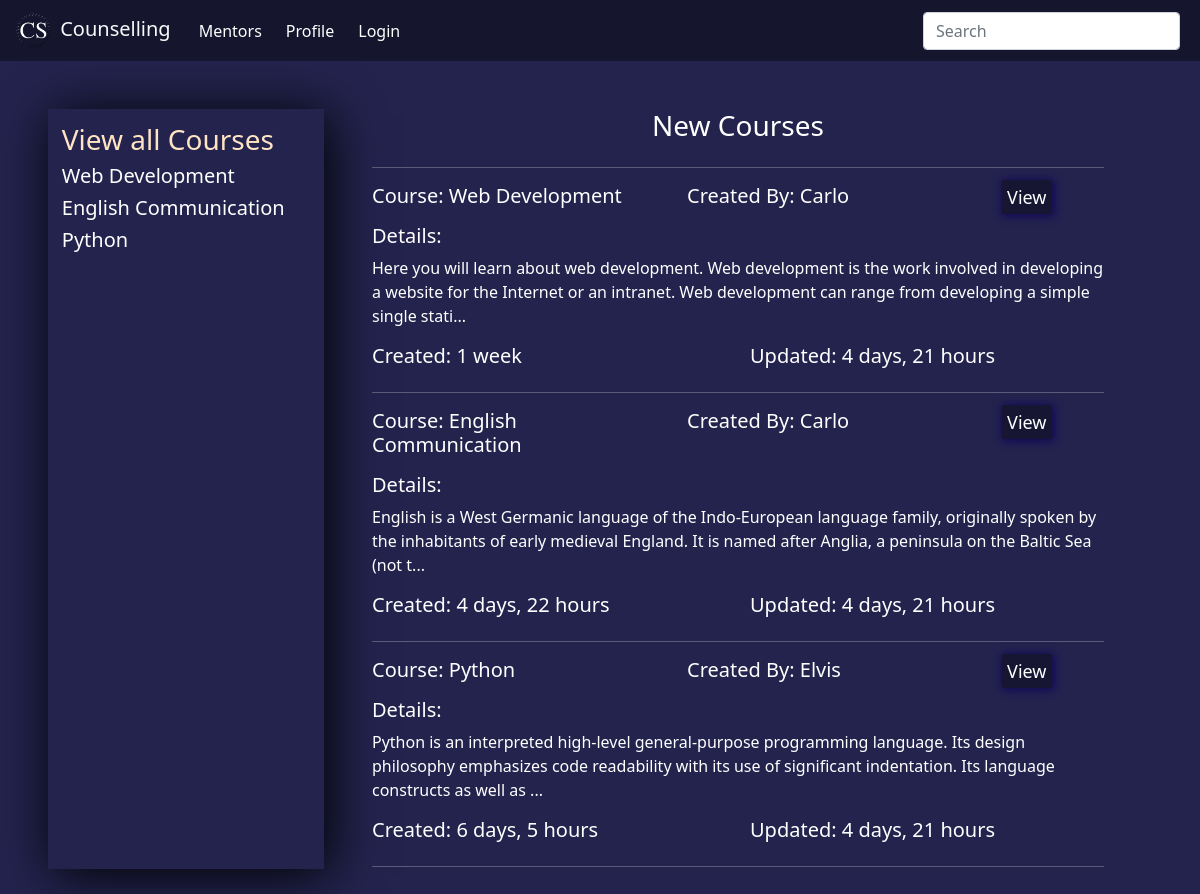
Before: / with the older database file.
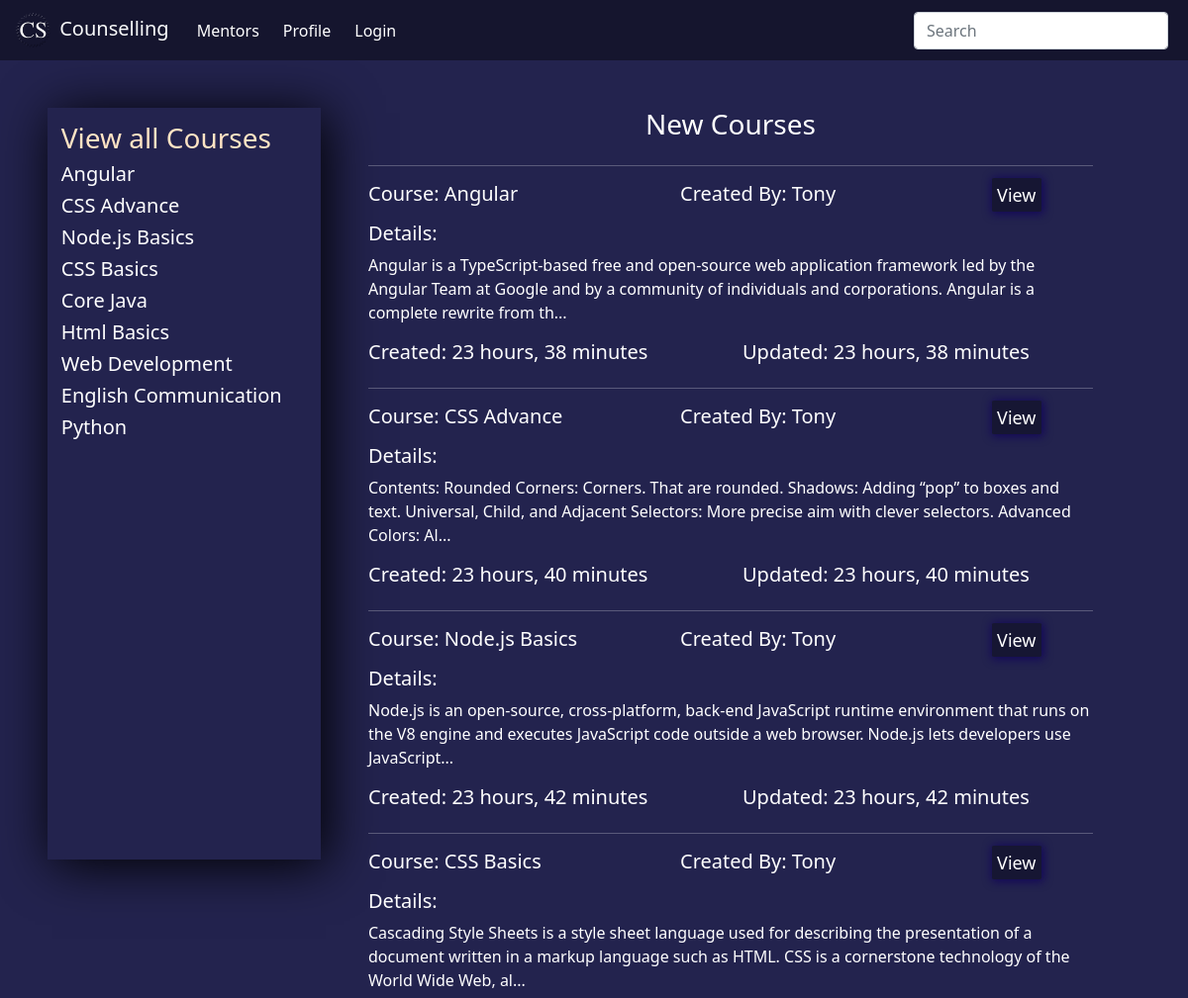
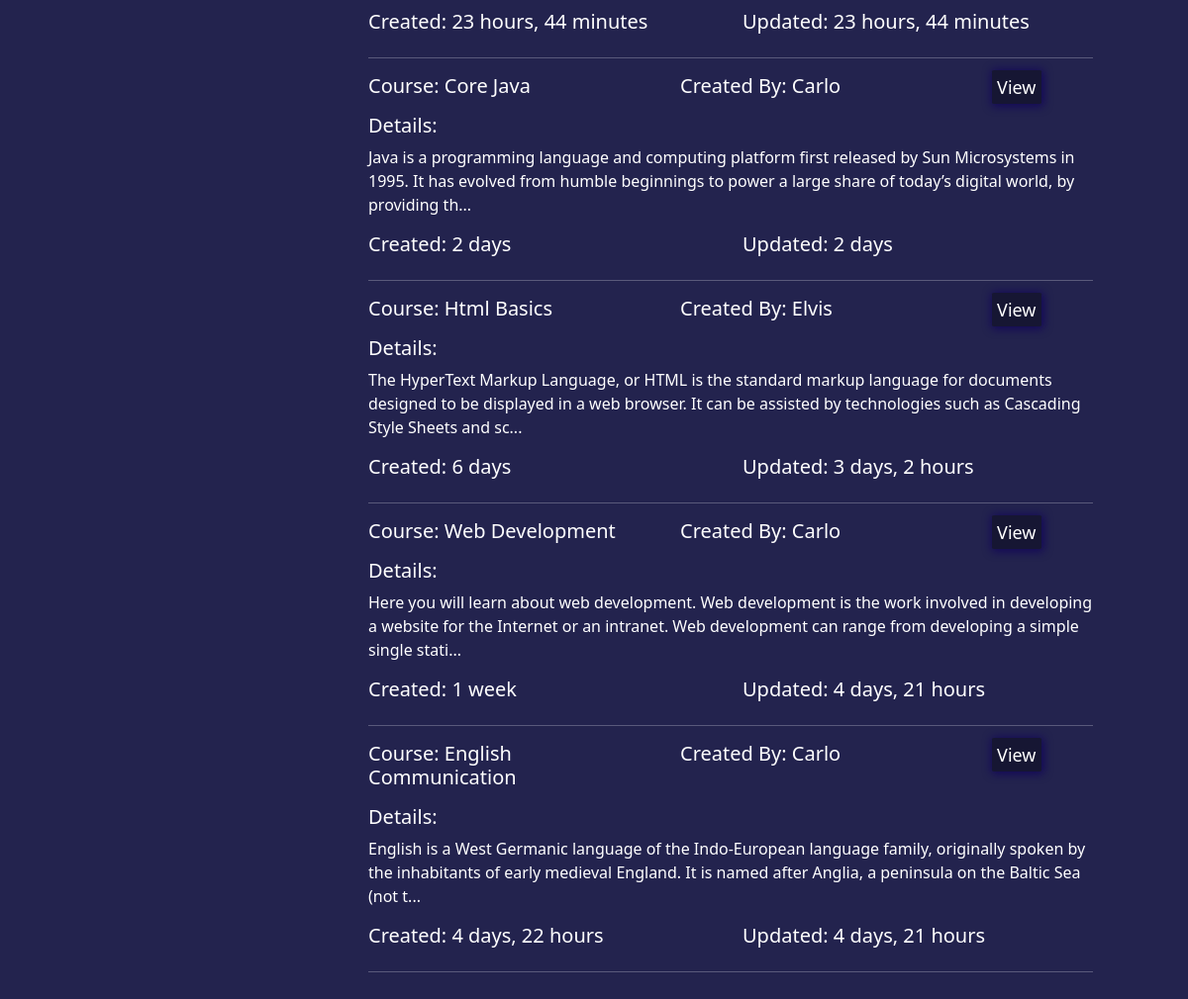
After: the same page with the newer database file (2 pictures, top to bottom).
### base/models.py (models this page shows, shortened)
class course(models.Model):
    user = models.ForeignKey(User, on_delete=models.SET_NULL, null=True)
    course_name = models.CharField(max_length=100)
    course_description = models.TextField(null=True)
    course_isactive = models.BooleanField(default=True)
    course_created = models.DateTimeField(auto_now_add=True)
    course_updated = models.DateTimeField(auto_now=True)
    class Meta:
        ordering = ['-course_updated', '-course_created']

### base/views.py (the view)
# urls.py: path('', views.home, name='home'),
def home(request):
    q = request.GET.get('q') if request.GET.get('q') != None else ''
    courses = course.objects.all()
    mentors = User.objects.filter(groups=1)
    user = request.user
    if user.is_superuser:
        students = User.objects.filter(groups=2)
    else:
        followers = follower.objects.filter(mentor=user)
        students = []
        for i in followers:
            stu = User.objects.get(username=i.student)
            students.append(stu)
    context = {"courses":courses, "mentors":mentors, "students":students,}
    return render(request, 'home.html', context)

### templates/home.html (shortened to what this page needs)
{% extends 'main.html' %}
{% block content %}
<div class="container-dash mt-5 mx-5">
    {% include 'managepage.html' %}
    <div class="dashboard mx-5">
        <h3 class="text-center mb-4">New Courses</h3>
        <hr>
        {% for course in courses|slice:":8" %}
        {% if course.course_isactive == True %}
        <div class="row mb-2">
            <div class="col">
                <h5>Course: {{course.course_name}}</h5>
            </div>
            <div class="col">
                <h5>Created By: {{course.user.first_name}}</h5>
            </div>
            {% if request.user == course.user or request.user.is_superuser %}
            <div class="col-2">
                <div class="login-inp">
                    <a href="{% url 'edit-course' course.id %}" id="edit-btn">Edit</a>
                </div>
            </div>
            <div class="col-2">
                <div class="login-inp">
                    <a href="{% url 'view-course' course.id %}" id="edit-btn">View</a>
                </div>
            </div>
            {% else %}
            <div class="col-2">
                <div class="login-inp">
                    <a href="{% url 'view-course' course.id %}" id="edit-btn">View</a>
                </div>
            </div>
            {% endif %}
        </div>
        <h5>Details:</h5>
        <p>{{course.course_description|slice:":200"}}...</p>
        <div class="row mb-2">
            <div class="col">
                <h5>Created: {{course.course_created|timesince}}</h5>
            </div>
            <div class="col">
                <h5>Updated: {{course.course_updated|timesince}}</h5>
            </div>
        </div>
        <hr>
        {% endif %}
        {% endfor %}
    </div>
  </div>
{% endblock content %}

### templates/main.html (shortened to what this page needs)
<!DOCTYPE html>
{% load static %}
<html lang="en">
<head>
    <link href="https://cdn.jsdelivr.net/npm/bootstrap@5.1.3/dist/css/bootstrap.min.css" rel="stylesheet">
    <link rel="stylesheet" href="{% static 'main.css' %}">
</head>
<body>
    <nav class="navbar navbar-expand-lg">
    <div class="container-fluid">
        <a class="navbar-brand text-light" href="{% url 'home' %}">
        <img src="{% static 'Logo.png' %}" class="mx-1" height="35" width="auto"> Counselling
        </a>
        <div class="collapse navbar-collapse" id="navbarSupportedContent">
        <ul class="navbar-nav me-auto mb-2 mb-lg-0">
            <li class="nav-item mx-1">
            {% if request.user.is_superuser or not request.user.is_staff %}
            <a class="nav-link" href="{% url 'mentors' %}">Mentors</a>
            </li>
            {% endif %}
            <li class="nav-item mx-1">
            <a class="nav-link" href="{% url 'profile'%}">Profile</a>
            </li>
            <li class="nav-item mx-1">
            {% if request.user.is_authenticated %}
                <a class="nav-link" href="{% url 'logout' %}">Logout</a>
            {% else %}
                <a class="nav-link" href="{% url 'login' %}">Login</a>
            {% endif%}
            </li>
        </ul>
        <form class="d-flex">
            <input class="form-control me-2" type="text" name="q" placeholder="Search" aria-label="Search">
        </form>
        </div>
    </div>
    </nav>
    {% block content %}
    {% endblock %}
</body>
</html>

### templates/managepage.html (shortened to what this page needs)
{% if request.user.is_superuser or request.user.is_staff %}
    <div class="manage">
        <a href="{% url 'course' %}">
        {% if request.user.is_superuser %}
            <h3>Manage Courses ({{courses.count}})</h3>
        {% else %}
            <h3>All Courses</h3>
        {% endif %}
        </a>
        {% for course in courses|slice:":4" %}
        {% if request.user == course.user or request.user.is_superuser %}
        {% if course.course_isactive == True %}
        <h5>{{course.course_name}}</h5>
        {% endif %}
        {% endif %}
        {% endfor %}
        {% if not request.user.is_superuser %}
        {% else %}
        <hr>
        <a href="{% url 'mentors' %}">
        <h3>Manage Mentors ({{mentors.count}})</h3>
        </a>
        {% for mentor in mentors|slice:":4" %}
        <h5>{{mentor.username}}</h5>
        {% endfor %}
        {% endif %}
        <hr>
        <a href="{% url 'students' %}">
        {% if request.user.is_superuser %}
        <h3>Manage Students ({{students.count}})</h3>
        {% else %}
        <h3>Manage Students</h3>
        {% endif %}
        </a>
        {% for student in students|slice:":4" %}
        <h5>{{student.username}}</h5>
        {% endfor %}
    </div>
    {% else %}
    <div class="manage">
        <a href="{% url 'course' %}">
            <h3>View all Courses</h3>
        </a>
        {% for course in courses|slice:":10" %}
        {% if course.course_isactive == True %}
        <h5>{{course.course_name}}</h5>
        {% endif %}
        {% endfor %}
    </div>
{% endif %}

### static/main.css (style rules this page uses)
body { color: white; background-color: rgb(35, 35, 78); }
.navbar { background-color: rgb(21, 21, 46); }
.nav-item a { color: white; }
.container-dash { display: grid; grid-template-columns: 1fr 3fr; }

### templates/home.html (style rules this page uses)
.login-inp a { text-decoration: none; padding: 5%; margin-top: 2%; font-size: large; box-shadow: 1px 1px 10px 1px rgb(17, 4, 90); transform: translateY(-2%); border: none; margin-right: 1%; border-radius: 4%; background-color: rgb(22, 22, 51); color: white; }

### templates/managepage.html (style rules this page uses)
.manage a { text-decoration: none; color: bisque; }
.manage { max-height: 95vh; padding: 5%; box-shadow: 5px 5px 50px black; }

Changed rows visible on the page:
no longer on one of the page's lists (row unchanged): course: course_name "Python", user.first_name "Elvis", course_description "Python is an interpreted high-level general-purpose programming language. Its design philosophy emphasizes code readability with its use of significant indentation. Its language constructs as well as", course_created "6 days, 5 hours", course_updated "4 days, 21 hours"
added course: course_name "Angular", user.first_name "Tony", shows "View", course_description "Angular is a TypeScript-based free and open-source web application framework led by the Angular Team at Google and by a community of individuals and corporations. Angular is a complete rewrite from th", course_created "23 hours, 38 minutes", course_updated "23 hours, 38 minutes"
added course: course_name "CSS Advance", user.first_name "Tony", shows "View", course_description "Contents: Rounded Corners: Corners. That are rounded. Shadows: Adding “pop” to boxes and text. Universal, Child, and Adjacent Selectors: More precise aim with clever selectors. Advanced Colors: Al", course_created "23 hours, 40 minutes", course_updated "23 hours, 40 minutes"
added course: course_name "Node.js Basics", user.first_name "Tony", shows "View", course_description "Node.js is an open-source, cross-platform, back-end JavaScript runtime environment that runs on the V8 engine and executes JavaScript code outside a web browser. Node.js lets developers use JavaScript", course_created "23 hours, 42 minutes", course_updated "23 hours, 42 minutes"
added course: course_name "CSS Basics", user.first_name "Tony", shows "View", course_description "Cascading Style Sheets is a style sheet language used for describing the presentation of a document written in a markup language such as HTML. CSS is a cornerstone technology of the World Wide Web, al", course_created "23 hours, 44 minutes", course_updated "23 hours, 44 minutes"
added course: course_name "Core Java", user.first_name "Carlo", shows "View", course_description "Java is a programming language and computing platform first released by Sun Microsystems in 1995. It has evolved from humble beginnings to power a large share of today’s digital world, by providing th", course_created "2 days", course_updated "2 days"
now on this page (row edited): course: course_name "Html Basics", user.first_name "Elvis", shows "View", course_description "The HyperText Markup Language, or HTML is the standard markup language for documents designed to be displayed in a web browser. It can be assisted by technologies such as Cascading Style Sheets and sc", course_created "6 days", course_updated "3 days, 2 hours"
